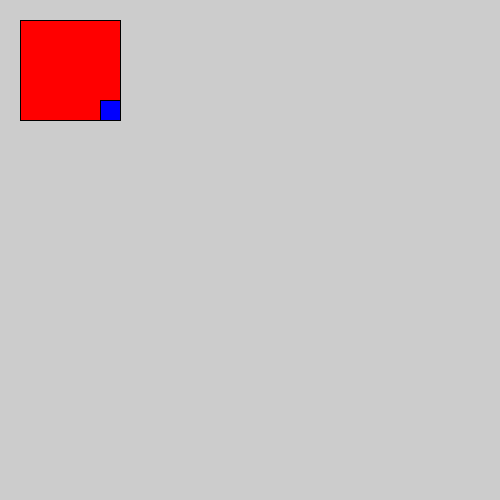
Frame 1 (no input)
Frame 60 (the mouse pressed at the canvas centre just before this capture): identical to frame 1, image omitted
Frame 120 (the mouse held since frame 60 and released just before this capture): identical to frame 1, image omitted

The Processing sketch that drew this single still picture (run headless with seeded random() and noise(); from frame 60 on, the mouse is pressed at the canvas centre):

// Processing sketch: sketch_clase_cuadrado
// ── sketch_clase_cuadrado.pde
// Declaración del objeto
// instancia de la clase
Cuadrado c1, c2;

void setup () {
  size (500, 500);
  // Inicializamos la clase (reservar memoría)
  c1 = new Cuadrado(20, 20, 100, color(255, 0, 0));
  c2 = new Cuadrado(100, 100, 20, color (0, 0, 255));
}

void draw () {
  c1.Dibujar();
  c2.Dibujar();
}

// ── cuadrado.pde
class Cuadrado {
  // atributos
  float x; 
  float y;
  float lado;
  color relleno;
  // constructores
  Cuadrado () {
    x = 100;
    y = 100;
    lado = 20;
    relleno = color (255, 0, 0);
  }
  
  Cuadrado (float _x, float _y, float _lado, color _relleno) {
    x = _x;
    y = _y;
    lado = _lado;
    relleno = _relleno;
  }
  
  // métodos
  void Dibujar () {
    fill (relleno);
    rect(x, y, lado, lado);
  }
}
